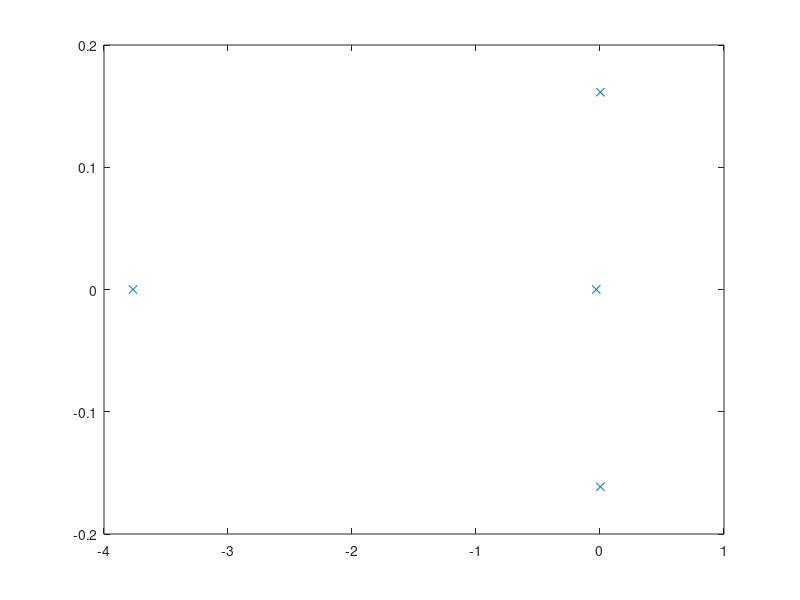
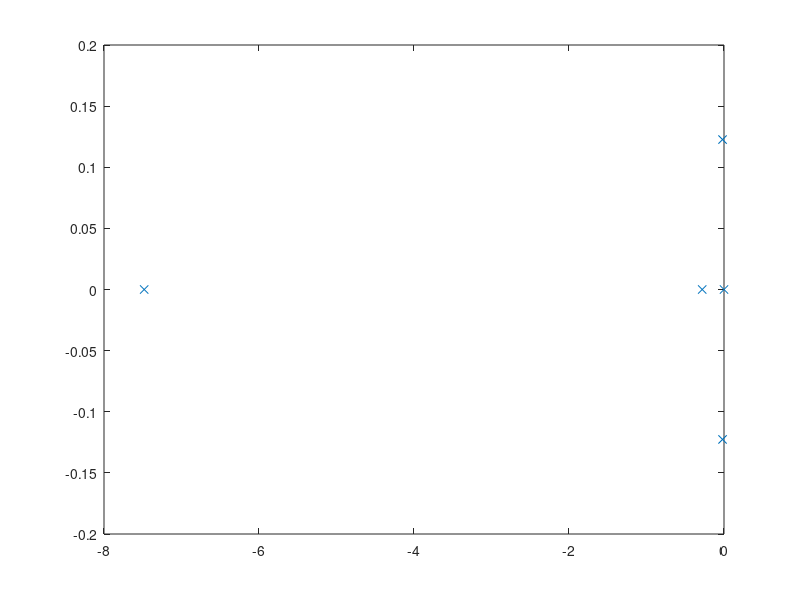

MATLAB code for these plots, in order:
% Some estimates for the state and control matricies
% Only valid in hover
% Magnitudes may be off

clear
clc
close all

% Final function will look like this with inputs of forward flight speed,
% climb rate etc.
function [A,B,A_lon,B_lon,A_lat,B_lat] = Linearise(x,u)
% Inputs:  x - state vector [u v w p q r phi theta psi]'
%          u - controls vector [theta_0 Delta_theta theta_1c theta_1s delta_r delta_e]'
% Outputs: A - state matrix (9x9)
%          B - Controls matrix (9x6)
%          A_lon - longitudinal states matrix (4x4) [u w q theta]'
%          B_lon - longitudinal controls matrix (4x3) [theta_0 theta_1s delta_e]'
%          A_lat - lateral states matrix (5x5) [v p r phi psi]'
%          B_lat - lateral controls matrix (5x3) [Delta_theta theta_1c delta_r]'


Xu = -0.01;
Xw = 0.01;
Xq = 3.608;
Zu = 0;
Zw = -0.03;
Zq = 0;
Mu = 0.01;
Mw = -0.005;
Mq = -3.75;
A_lon = [Xu Xw Xq -9.81;
         Zu Zw Zq 0    ;
         Mu Mw Mq 0    ;
         0  0  1  0    ];

Xtheta0 = 9.8;
Xtheta1s = -31.1;
Ztheta0 = -295.2;
Ztheta1s = 0;
Mtheta0 = 0;
Mtheta1s = 11;
B_lon = [Xtheta0 Xtheta1s 0;
         Ztheta0 Ztheta1s 0;
         Mtheta0 Mtheta1s 0;
         0       0        0];

Yv = -0.05;
Yp = -0.29;
Yr = 0;
Lv = -0.01;
Lp = -7.5;
Lr = 0.1;
Nv = -0.008;
Np = -1.5;
Nr = -0.25;
A_lat = [Yv Yp Yr 9.81 0;
         Lv Lp Lr 0    0;
         Nv Np Nr 0    0;
         0  1  0  0    0;
         0  0  1  0    0];

Ydeltatheta0 = 13.12;
Ytheta1c = -32.8;
Ldeltatheta0 = 5;
Ltheta1c = 25;
Ndeltatheta0 = -8;
Ntheta1c = -10;
B_lat = [Ydeltatheta0 Ytheta1c 0;
         Ldeltatheta0 Ltheta1c 0;
         Ndeltatheta0 Ntheta1c 0;
         0            0        0;
         0            0        0];

% These will be filled in on the final version
A = zeros(9,9);
B = zeros(9,6);

end

[~,~,A_lon,B_lon,A_lat,B_lat] = Linearise

evalslon = eig(A_lon);
figure
plot(real(evalslon),imag(evalslon),'x');

evalslat = eig(A_lat);
figure
plot(real(evalslat),imag(evalslat),'x')
